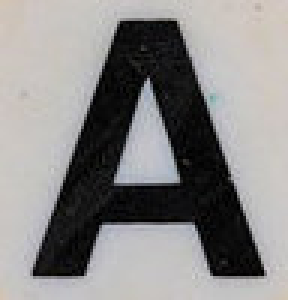
#> input picture letters/a.jpg, 96 x 100 px (shown 3 times larger); its folder holds only this picture in this run
$ python boggle.py letters/a.jpg
#> lines starting #> are read from the running program, lines starting #| are printed output that depends on the picture; after the words box and inside, x2 and y2 are one past the last pixel; in counts of white or black regions, pixels touching at a corner belong together
#!/usr/local/bin/python3

import sys
import cv2
import numpy as np
import imutils

# Orders the corners of a quad to go in the right order to apply a perspective transform
# (used in find_board)
# https://www.pyimagesearch.com/2014/08/25/4-point-opencv-getperspective-transform-example/
# [9 lines left out: function order_points, not called in this run]

# Finds a boggle board in an image. Returns an image of just the board
#
# WARNING: this finds the board by assuming that the board is the biggest yellow
# thing in the image. If your boggle board is not yellow, or there are yellow
# things in the background, this will fail
def find_board(img, verbose=False):
    hsv_img = cv2.cvtColor(img, cv2.COLOR_BGR2HSV)

    # Define the min and max colors (in HSV) counted as yellow
    # https://stackoverflow.com/questions/10948589/choosing-the-correct-upper-and-lower-hsv-boundaries-for-color-detection-withcv
    color_min = (15, 50, 0)
    color_max = (36, 255, 210)

    # Extract only yellow parts of input image
    yellow_mask = cv2.inRange(hsv_img, color_min, color_max)
    yellow_img = cv2.bitwise_and(img, img, mask=yellow_mask)

    # Convert image to grayscale to do image processing
    gray = cv2.cvtColor(yellow_img, cv2.COLOR_BGR2GRAY)

    # =============================================================
    #                    Clean Up Image
    # =============================================================

    # "Close" image - removes foreground noise
    # https://docs.opencv.org/trunk/d9/d61/tutorial_py_morphological_ops.html
    kernel_close = cv2.getStructuringElement(cv2.MORPH_ELLIPSE,(3,3))
    close = cv2.morphologyEx(gray,cv2.MORPH_CLOSE,kernel_close)

    # "Open" image - removes background noise
    # https://docs.opencv.org/trunk/d9/d61/tutorial_py_morphological_ops.html
    kernel_open = cv2.getStructuringElement(cv2.MORPH_ELLIPSE,(5,5))
    img_open = cv2.morphologyEx(kernel_close,cv2.MORPH_OPEN,kernel_open)

    # =============================================================
    #                  Locate the Board
    # =============================================================

    # Threshold image - turns image from grayscale into binary
    thresh = cv2.adaptiveThreshold(close,255,0,1,19,4)

    # Detect contours in image
    contours,hier = cv2.findContours(thresh,cv2.RETR_TREE,cv2.CHAIN_APPROX_SIMPLE)

    # Find biggest contour. This should be the outline of the board
    outline = max(contours, key=cv2.contourArea)

    # =============================================================
    #            Map the Board to a Square
    # =============================================================
    # We've found the board, but it's in a random place in the image
    # and is probably distorted by projection. We'll find the board's
    # corners and use those to map the board to a square image

    # Simplify contour to a quadrilateral. This should identify the corners of the board
    # https://stackoverflow.com/questions/41138000/fit-quadrilateral-tetragon-to-a-blob
    tol = 0.1
    epsilon = tol*cv2.arcLength(outline,True)
    quad = cv2.approxPolyDP(outline,epsilon,True)

    # If the curve doesn't get simplified to a quad, try again a few times.
    # The epsilon parameter determines how far from the original curve the
    # simplified curve is allowed to get. If we have too few vertices,
    # we need to get stricter. If we have too many vertices, we need to get more permissive
    count = 0
    while len(quad) != 4 and count < 10:
        print(len(quad), tol)
        if len(quad) < 4:
            tol *= 0.9
        else:
            tol *= 1.1
        epsilon = tol*cv2.arcLength(outline,True)
        quad = cv2.approxPolyDP(outline,epsilon,True)
        count += 1

    if len(quad) != 4:
        cv2.imshow("yellow_img", gray)
        cv2.waitKey(0)
        cv2.imshow("thresh", thresh)
        cv2.waitKey(0)
        cv2.drawContours(img, [quad],-1,(0, 255, 0),3)
        cv2.imshow("img", img)
        cv2.waitKey(0)

        raise RuntimeError("find_board error: could not find bounding quad. Instead, found a " + str(len(quad)) + "-gon")

    # Put points in order to apply perspective projection
    # https://www.pyimagesearch.com/2014/08/25/4-point-opencv-getperspective-transform-example/
    rect = order_points(quad[:,0,:])
    maxWidth = 500
    maxHeight = 500
    dst = np.array([
        [0, 0],
        [maxWidth - 1, 0],
        [maxWidth - 1, maxHeight - 1],
        [0, maxHeight - 1]], dtype = "float32")

    # Apply perspective projection to board
    M = cv2.getPerspectiveTransform(rect, dst)
    warped = cv2.warpPerspective(img, M, (maxWidth, maxHeight))

    if (verbose):
        cv2.imshow("warped", warped)
        cv2.waitKey(0)

    return warped

# Takes in an overhead image of just the board, and returns 2d list of images of the individual letters
# [112 lines left out: functions find_letters, multiscale_match, match, not called in this run]

def read_board(filename, verbose=False):
#> called with filename = 'letters/a.jpg', verbose = True
    img = cv2.imread(filename)
#> img is the input picture: shape (100, 96, 3); mean B, G, R 134.7, 135.3, 136.8
    img = cv2.resize(img, (0,0), fx=0.25, fy=0.25)
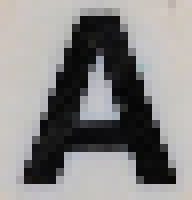
#> img: shape (25, 24, 3) (shown 8 times larger); mean B, G, R 134.8, 135.4, 136.9

    board = find_board(img)
#> in find_board, `hsv_img = cv2.cvtColor(img, cv2.COLOR_BGR2HSV)`: hsv_img: shape (25, 24, 3); mean H, S, V 52.6, 11.3, 138.3
#> in find_board, `yellow_mask = cv2.inRange(hsv_img, color_min, color_max)`:
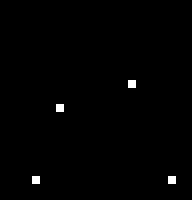
#> yellow_mask: shape (25, 24) (shown 8 times larger); 0.67% white in thin lines or dots, all inside (x1, y1, x2, y2) = (4, 10, 22, 23)
#> in find_board, `thresh = cv2.adaptiveThreshold(close,255,0,1,19,4)`: thresh: shape (25, 24); every value is 0
#> in find_board, `contours,hier = cv2.findContours(thresh,cv2.RETR_TREE,cv2.CHAIN_APPROX..`: contours = []
    if verbose:
        cv2.imshow("board", board)
        cv2.waitKey(0)

    letter_tiles = find_letters(board)
    letters = ['a', 'b', 'c', 'd', 'e', 'f', 'g', 'h', 'i', 'j', 'k', 'l', 'm', 'n', 'o', 'p', 'qu', 'r', 's', 't', 'u', 'v', 'w', 'x', 'y', 'z']

    board_letters = []
    for tile_row in letter_tiles:
        letter_row = []
        for tile in tile_row:
            best_letter = 'a'
            best_letter_fit = 0
            for letter in letters:
                letter_img = cv2.imread('letters/' + letter + '.jpg')
                letter_fit = match(tile, letter_img)
                if letter_fit > best_letter_fit:
                    best_letter = letter
                    best_letter_fit = letter_fit
            letter_row.append(best_letter)
            if (verbose):
                print(best_letter, end=' ')
        board_letters.append(letter_row)
        if (verbose):
            print('')

#> (the run stopped early here; a loop or call above may not have finished)

$ run again, on letters/e.jpg
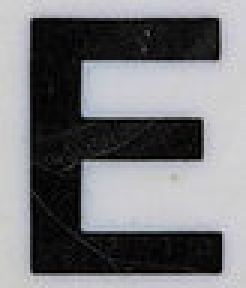
#> input picture letters/e.jpg, 82 x 96 px (shown 3 times larger)
#> in read_board, img is the input picture: shape (96, 82, 3); mean B, G, R 122.8, 119.8, 119.3
#> img: shape (24, 20, 3)
#> hsv_img: shape (24, 20, 3); mean H, S, V 83, 16.5, 120.4
#> in find_board, `yellow_mask = cv2.inRange(hsv_img, color_min, color_max)`:
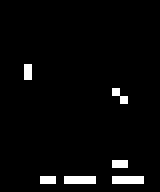
#> yellow_mask: shape (24, 20) (shown 8 times larger); 3.3% white in thin lines or dots, all inside (x1, y1, x2, y2) = (3, 8, 18, 23)
#> in find_board, `gray = cv2.cvtColor(yellow_img, cv2.COLOR_BGR2GRAY)`:
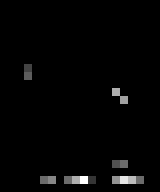
#> gray: shape (24, 20) (shown 8 times larger); min 0, max 19, mean 0.34; drawn with min black and max white
#> thresh: shape (24, 20); every value is 0
#> contours = []

$ run again, on letters/b.jpg
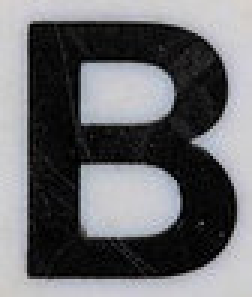
#> input picture letters/b.jpg, 84 x 99 px (shown 3 times larger)
#> in read_board, img is the input picture: shape (99, 84, 3); mean B, G, R 109.5, 106.5, 106.1
#> in read_board, `img = cv2.resize(img, (0,0), fx=0.25, fy=0.25)`:
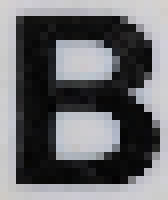
#> img: shape (25, 21, 3) (shown 8 times larger); mean B, G, R 109.9, 107, 106.5
#> hsv_img: shape (25, 21, 3); mean H, S, V 83.7, 14.8, 110.2
#> in find_board, `yellow_mask = cv2.inRange(hsv_img, color_min, color_max)`:
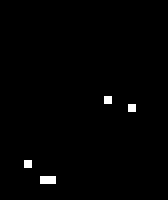
#> yellow_mask: shape (25, 21) (shown 8 times larger); 0.95% white in thin lines or dots, all inside (x1, y1, x2, y2) = (3, 12, 17, 23)
#> thresh: shape (25, 21); every value is 0
#> contours = []
